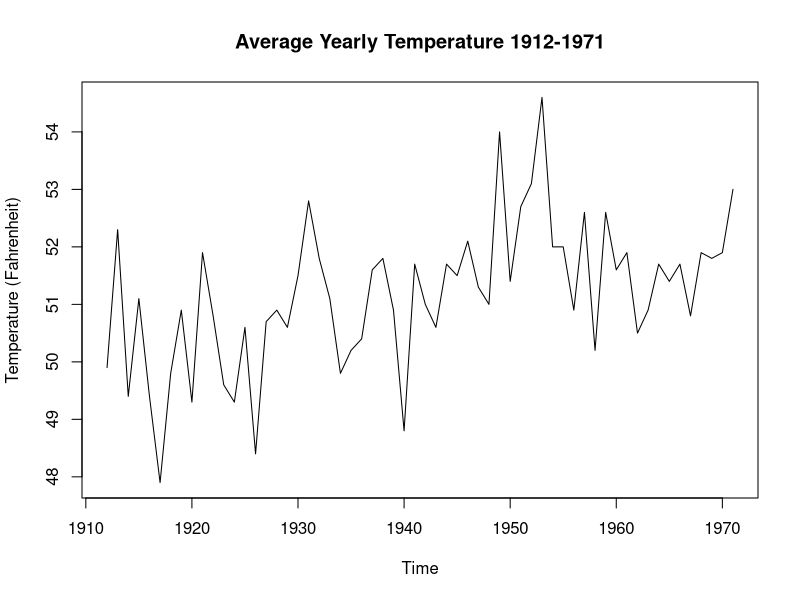

The R source for this figure:
## ---- chunk 1
summary(nhtemp)
## ---- chunk 2
plot(nhtemp,
    main="Average Yearly Temperature 1912-1971",
    ylab="Temperature (Fahrenheit)")
